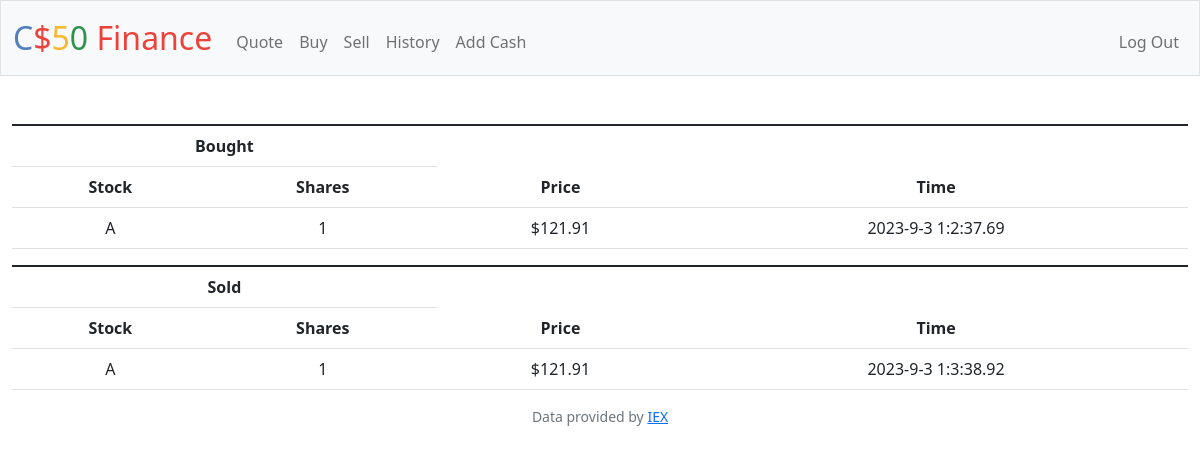
Screenshot of /history (signed in) with the database file from the repository.
### tables this page shows
CREATE TABLE buy_history (
    id INTEGER PRIMARY KEY AUTOINCREMENT NOT NULL,
    user_id INTEGER NOT NULL,
    symbol TEXT NOT NULL,
    shares INTEGER NOT NULL,
    buy_price NUMERIC NOT NULL,
    year INTEGER NOT NULL,
    month INTEGER NOT NULL,
    day INTEGER NOT NULL,
    hour INTEGER NOT NULL,
    minute INTEGER NOT NULL,
    seconds NUMERIC NOT NULL,
    FOREIGN KEY (user_id) REFERENCES users (id));

CREATE TABLE sell_history (
    id INTEGER PRIMARY KEY AUTOINCREMENT NOT NULL,
    user_id INTEGER NOT NULL,
    symbol TEXT NOT NULL,
    shares INTEGER NOT NULL,
    sell_price NUMERIC NOT NULL,
    year INTEGER NOT NULL,
    month INTEGER NOT NULL,
    day INTEGER NOT NULL,
    hour INTEGER NOT NULL,
    minute INTEGER NOT NULL,
    seconds NUMERIC NOT NULL,
    FOREIGN KEY (user_id) REFERENCES users (id));

### app.py (the view)
@app.route("/history")
@login_required
def history():
    buy = db.execute("SELECT * FROM buy_history WHERE user_id IN (?)", session["user_id"])
    sell = db.execute("SELECT * FROM sell_history WHERE user_id IN (?)", session["user_id"])
    return render_template("history.html", buy=buy, sell=sell)

### app.py (called while the page is built)
@app.after_request
def after_request(response):
    response.headers["Cache-Control"] = "no-cache, no-store, must-revalidate"
    response.headers["Expires"] = 0
    response.headers["Pragma"] = "no-cache"
    return response

### helpers.py (called while the page is built)
def login_required(f):
    @wraps(f)
    def decorated_function(*args, **kwargs):
        if session.get("user_id") is None:
            return redirect("/login")
        return f(*args, **kwargs)
    return decorated_function

def usd(value):
    return f"${value:,.2f}"

### templates/history.html (shortened to what this page needs)
{% extends "layout.html" %}
{% block main %}
    <table class="table" style="float:left;">
        <col>
        <colgroup span="2"></colgroup>
        <colgroup span="2"></colgroup>
        <tr>
            <th colspan="2" scope="colgroup">Bought</th>
        </tr>
        <tr>
            <th scope="col">Stock</th>
            <th scope="col">Shares</th>
            <th scope="col">Price</th>
            <th scope="col">Time</th>
        </tr>
            {% for stock in buy %}
                <tr>
                <td>{{ stock["symbol"] }}</td>
                <td>{{ stock["shares"] }}</td>
                <td>{{ stock["buy_price"] | usd }}</td>
                <td>{{ stock["year"] }}-{{ stock["month"] }}-{{ stock["day"] }} {{ stock["hour"] }}:{{ stock["minute"] }}:{{ stock["seconds"] }}</td>
                </tr>
            {% endfor %}
    </table>
    <table class="table" style="float:left;">
        <col>
        <colgroup span="2"></colgroup>
        <colgroup span="2"></colgroup>
        <tr>
            <th colspan="2" scope="colgroup">Sold</th>
        </tr>
        <tr>
            <th scope="col">Stock</th>
            <th scope="col">Shares</th>
            <th scope="col">Price</th>
            <th scope="col">Time</th>
        </tr>
        {% for stock in sell %}
            <tr>
                <td>{{ stock["symbol"] }}</td>
                <td>{{ stock["shares"] }}</td>
                <td>{{ stock["sell_price"] | usd }}</td>
                <td>{{ stock["year"] }}-{{ stock["month"] }}-{{ stock["day"] }} {{ stock["hour"] }}:{{ stock["minute"] }}:{{ stock["seconds"] }}</td>
            </tr>
        {% endfor %}
    </table>
{% endblock %}

### rows the page displays
buy_history: symbol "A", shares "1", buy_price "$121.91", year "2023", month "9", day "3", hour "1", minute "2", seconds "37.69"
sell_history: symbol "A", shares "1", sell_price "$121.91", year "2023", month "9", day "3", hour "1", minute "3", seconds "38.92"
